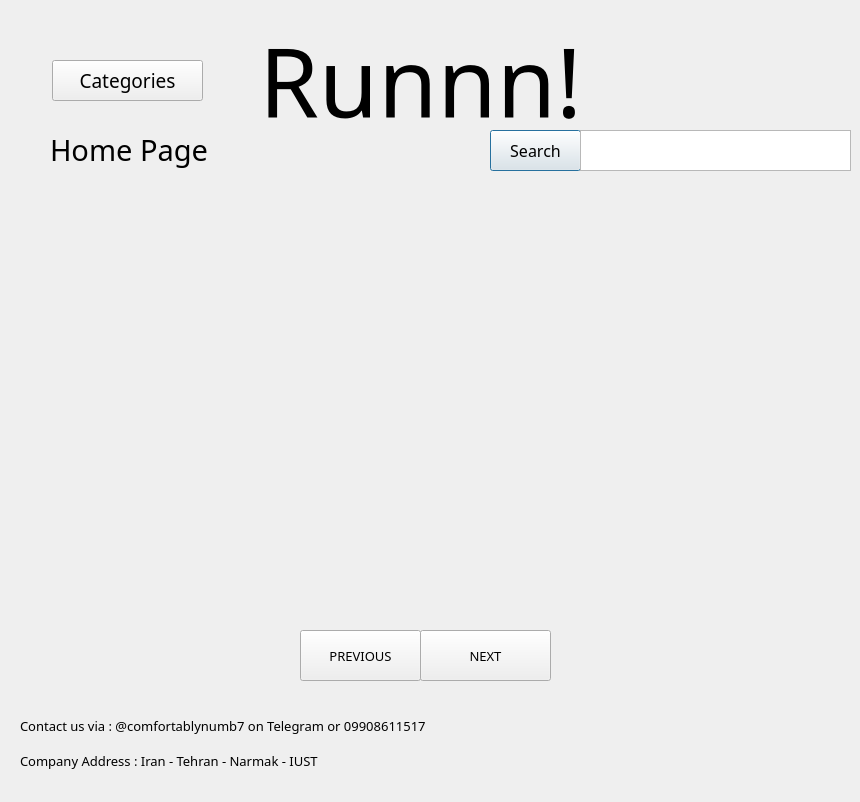
<?xml version="1.0" encoding="UTF-8"?>
<ui version="4.0">
 <class>Dialog</class>
 <widget class="QDialog" name="Dialog">
  <property name="geometry">
   <rect>
    <x>0</x>
    <y>0</y>
    <width>860</width>
    <height>802</height>
   </rect>
  </property>
  <property name="windowTitle">
   <string>Dialog</string>
  </property>
  <widget class="QLabel" name="label_2">
   <property name="geometry">
    <rect>
     <x>230</x>
     <y>20</y>
     <width>381</width>
     <height>121</height>
    </rect>
   </property>
   <property name="palette">
    <palette>
     <active>
      <colorrole role="WindowText">
       <brush brushstyle="SolidPattern">
        <color alpha="255">
         <red>0</red>
         <green>0</green>
         <blue>0</blue>
        </color>
       </brush>
      </colorrole>
     </active>
     <inactive>
      <colorrole role="WindowText">
       <brush brushstyle="SolidPattern">
        <color alpha="255">
         <red>0</red>
         <green>0</green>
         <blue>0</blue>
        </color>
       </brush>
      </colorrole>
     </inactive>
     <disabled>
      <colorrole role="WindowText">
       <brush brushstyle="SolidPattern">
        <color alpha="255">
         <red>120</red>
         <green>120</green>
         <blue>120</blue>
        </color>
       </brush>
      </colorrole>
     </disabled>
    </palette>
   </property>
   <property name="font">
    <font>
     <family>Pristina</family>
     <pointsize>72</pointsize>
     <weight>50</weight>
     <bold>false</bold>
    </font>
   </property>
   <property name="text">
    <string>Runnn!</string>
   </property>
   <property name="alignment">
    <set>Qt::AlignCenter</set>
   </property>
  </widget>
  <widget class="QLabel" name="label">
   <property name="geometry">
    <rect>
     <x>50</x>
     <y>130</y>
     <width>241</width>
     <height>71</height>
    </rect>
   </property>
   <property name="font">
    <font>
     <family>Cooper Black</family>
     <pointsize>22</pointsize>
     <weight>50</weight>
     <bold>false</bold>
    </font>
   </property>
   <property name="text">
    <string>Home Page</string>
   </property>
   <property name="alignment">
    <set>Qt::AlignLeading|Qt::AlignLeft|Qt::AlignTop</set>
   </property>
  </widget>
  <widget class="QPushButton" name="SearchButton">
   <property name="geometry">
    <rect>
     <x>490</x>
     <y>130</y>
     <width>91</width>
     <height>41</height>
    </rect>
   </property>
   <property name="font">
    <font>
     <family>Cooper Black</family>
     <pointsize>12</pointsize>
    </font>
   </property>
   <property name="text">
    <string>Search</string>
   </property>
  </widget>
  <widget class="QTextEdit" name="SearchBox">
   <property name="geometry">
    <rect>
     <x>580</x>
     <y>130</y>
     <width>271</width>
     <height>41</height>
    </rect>
   </property>
   <property name="font">
    <font>
     <family>Cooper Black</family>
     <pointsize>14</pointsize>
    </font>
   </property>
   <property name="html">
    <string>&lt;!DOCTYPE HTML PUBLIC &quot;-//W3C//DTD HTML 4.0//EN&quot; &quot;http://www.w3.org/TR/REC-html40/strict.dtd&quot;&gt;
&lt;html&gt;&lt;head&gt;&lt;meta name=&quot;qrichtext&quot; content=&quot;1&quot; /&gt;&lt;style type=&quot;text/css&quot;&gt;
p, li { white-space: pre-wrap; }
&lt;/style&gt;&lt;/head&gt;&lt;body style=&quot; font-family:'Cooper Black'; font-size:14pt; font-weight:400; font-style:normal;&quot;&gt;
&lt;p style=&quot;-qt-paragraph-type:empty; margin-top:0px; margin-bottom:0px; margin-left:0px; margin-right:0px; -qt-block-indent:0; text-indent:0px; font-family:'MS Shell Dlg 2'; font-size:7.8pt;&quot;&gt;&lt;br /&gt;&lt;/p&gt;&lt;/body&gt;&lt;/html&gt;</string>
   </property>
  </widget>
  <widget class="QLabel" name="photo1">
   <property name="geometry">
    <rect>
     <x>160</x>
     <y>200</y>
     <width>541</width>
     <height>411</height>
    </rect>
   </property>
   <property name="text">
    <string/>
   </property>
   <property name="pixmap">
    <pixmap>tv.png</pixmap>
   </property>
   <property name="scaledContents">
    <bool>true</bool>
   </property>
  </widget>
  <widget class="QPushButton" name="previous">
   <property name="geometry">
    <rect>
     <x>300</x>
     <y>630</y>
     <width>121</width>
     <height>51</height>
    </rect>
   </property>
   <property name="font">
    <font>
     <family>Cooper Black</family>
     <pointsize>10</pointsize>
    </font>
   </property>
   <property name="text">
    <string>PREVIOUS</string>
   </property>
  </widget>
  <widget class="QPushButton" name="next">
   <property name="geometry">
    <rect>
     <x>420</x>
     <y>630</y>
     <width>131</width>
     <height>51</height>
    </rect>
   </property>
   <property name="font">
    <font>
     <family>Cooper Black</family>
     <pointsize>10</pointsize>
    </font>
   </property>
   <property name="text">
    <string>NEXT</string>
   </property>
  </widget>
  <widget class="QLabel" name="label_3">
   <property name="geometry">
    <rect>
     <x>20</x>
     <y>700</y>
     <width>761</width>
     <height>51</height>
    </rect>
   </property>
   <property name="font">
    <font>
     <family>Cooper Black</family>
     <pointsize>10</pointsize>
    </font>
   </property>
   <property name="text">
    <string>Contact us via : @comfortablynumb7 on Telegram or 09908611517                                                                                          </string>
   </property>
  </widget>
  <widget class="QLabel" name="label_4">
   <property name="geometry">
    <rect>
     <x>20</x>
     <y>710</y>
     <width>741</width>
     <height>101</height>
    </rect>
   </property>
   <property name="font">
    <font>
     <family>Cooper Black</family>
     <pointsize>10</pointsize>
    </font>
   </property>
   <property name="text">
    <string>Company Address : Iran - Tehran - Narmak - IUST </string>
   </property>
  </widget>
  <widget class="QPushButton" name="CategoriesButton">
   <property name="geometry">
    <rect>
     <x>52</x>
     <y>60</y>
     <width>151</width>
     <height>41</height>
    </rect>
   </property>
   <property name="font">
    <font>
     <family>Cooper Black</family>
     <pointsize>14</pointsize>
    </font>
   </property>
   <property name="text">
    <string>Categories</string>
   </property>
  </widget>
 </widget>
 <resources/>
 <connections/>
</ui>
